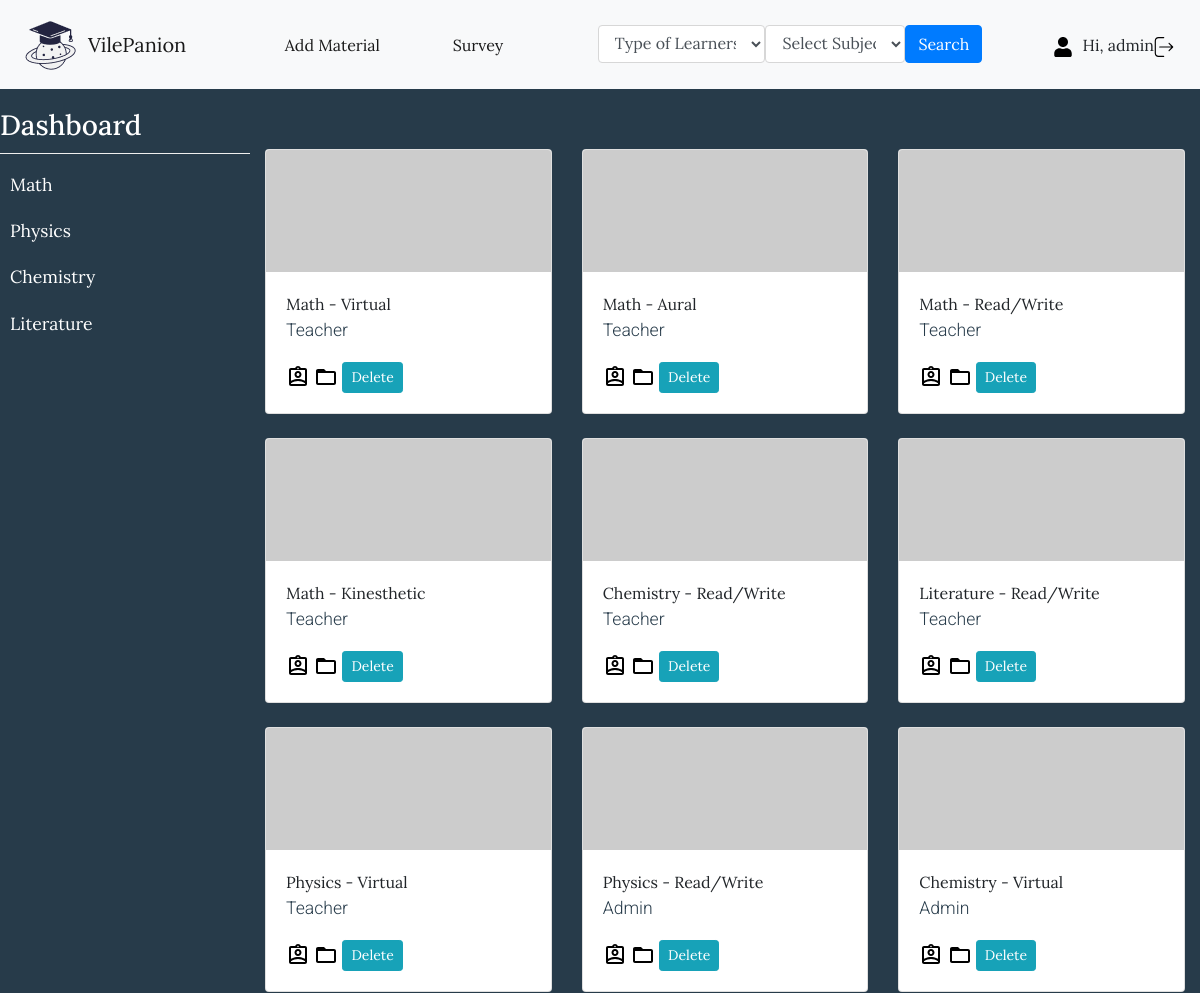
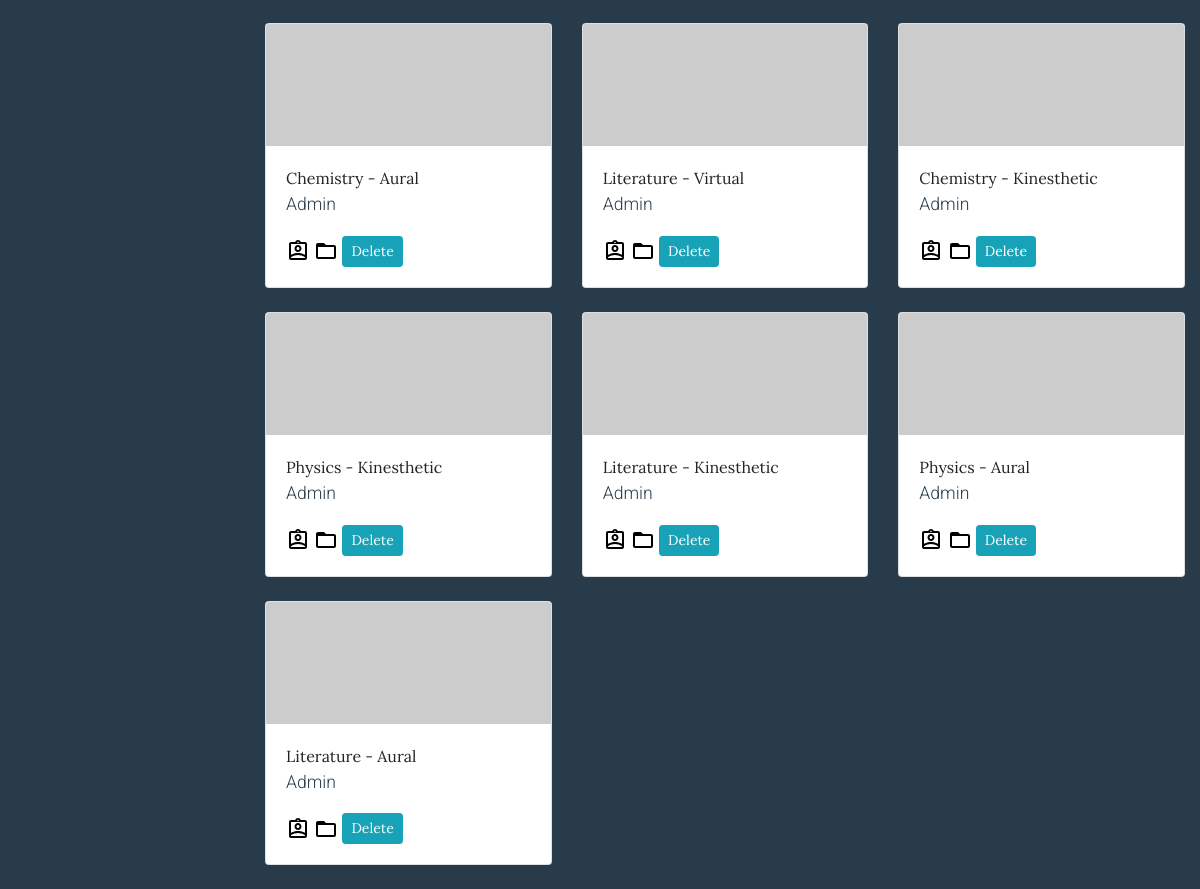
The page /dashboard.php (signed in) on the database as committed earlier (2 pictures, top to bottom).
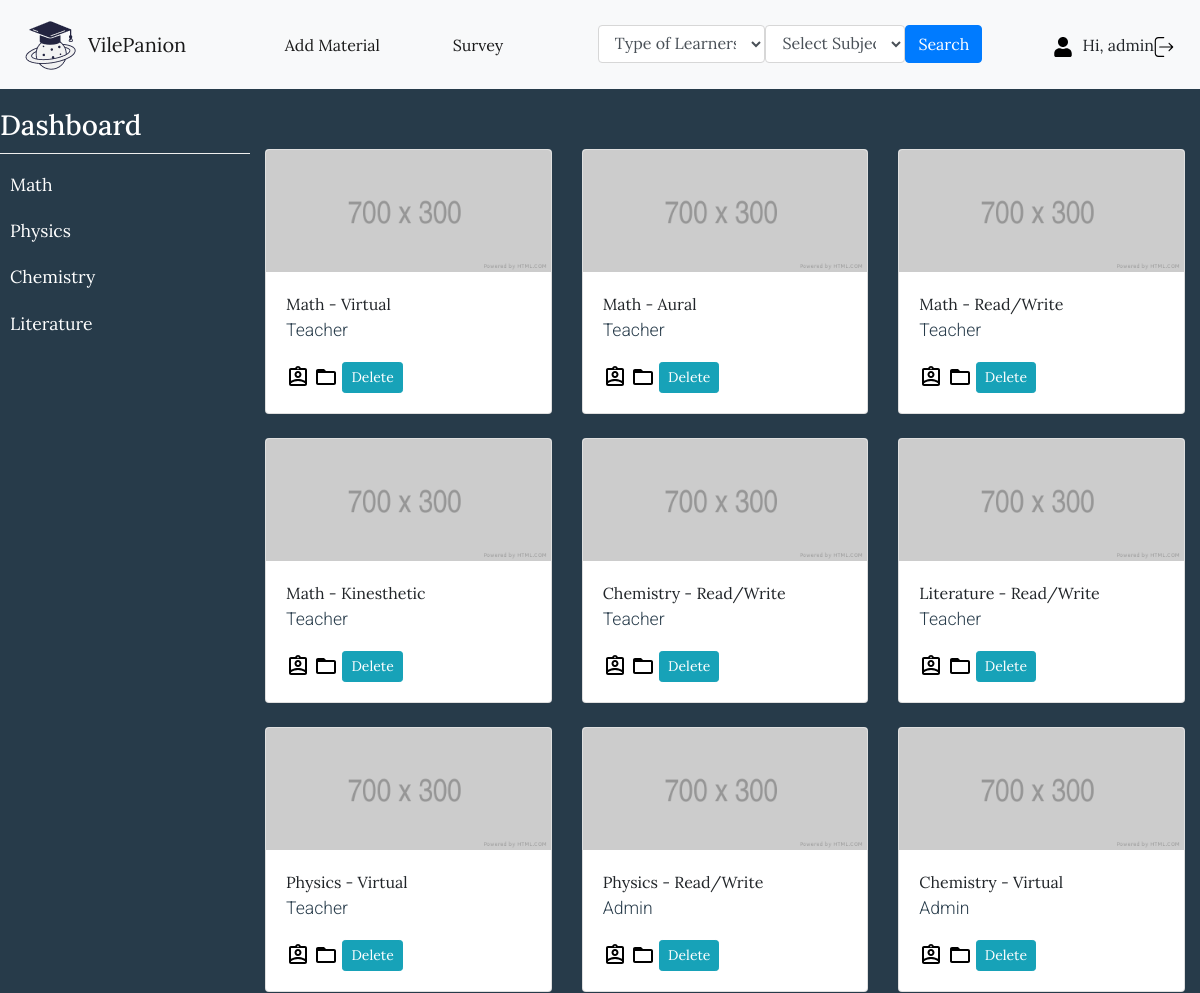
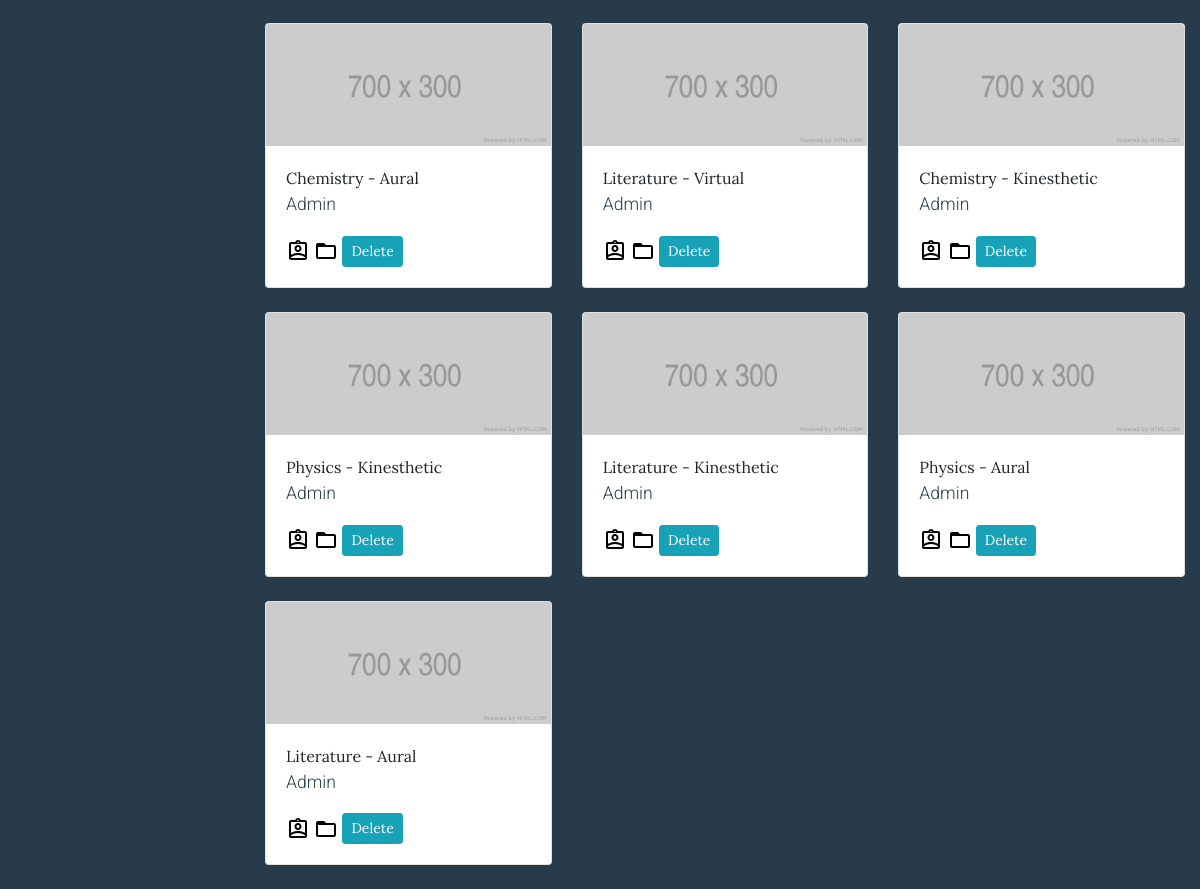
The same page on the database as committed later (2 pictures, top to bottom).
### tables this page shows
CREATE TABLE `subjects` (
  `subjectid` int(11) NOT NULL,
  `subjectname` varchar(250) NOT NULL
);

CREATE TABLE `material` (
  `subjectid` int(11) NOT NULL,
  `materialid` text DEFAULT NULL,
  `materialtype` varchar(250) DEFAULT NULL,
  `authorid` int(11) NOT NULL,
  `content` varchar(250) DEFAULT NULL
);

CREATE TABLE `account` (
  `accountid` int(11) NOT NULL,
  `username` varchar(250) DEFAULT NULL,
  `pwd` varchar(250) DEFAULT NULL,
  `name` varchar(250) DEFAULT NULL,
  `email` varchar(250) DEFAULT NULL,
  `avatar` varchar(250) DEFAULT NULL,
  `activated` int(5) DEFAULT 0
);

### dashboard.php (the view, shortened to what this page needs)
<?php
   $hidden = '';
?>
<!DOCTYPE html>
<html lang="en">
<head>
    <link rel="stylesheet" href="https://maxcdn.bootstrapcdn.com/bootstrap/4.5.2/css/bootstrap.min.css">
    <link rel="stylesheet" href="path/to/font-awesome/css/font-awesome.min.css">
    <link rel="stylesheet" href="./css/style.css">
</head>
<body>
<nav class="navbar navbar-expand-lg navbar-light bg-light">
    <img src="./img/logo.png">
    <a class="navbar-brand" href="dashboard.php">VilePanion</a>
    <div class="collapse navbar-collapse" id="collapsibleNavbar">
        <ul class="navbar-nav mx-auto">
            <li class="nav-item active col-lg-3" <?php echo $hidden ?>>
                <a class="nav-link button" data-toggle="modal" href="#addMaterialModal">Add Material</a>
            </li>
            <li class="nav-item active col-lg-3">
                <a class="nav-link button" data-toggle="modal" href="#surveyModal">Survey</a>
            </li>
            <li class="nav-item active col-lg-6">
                <form action="dashboard.php" method="post" novalidate="novalidate">
                    <div class="row">
                        <div class="col-lg-12">
                            <div class="row">
                                <div class="col-lg-6 col-md-3 col-sm-12 p-0">
                                    <select class="form-control search-slt" id="selectType" name="selectType">
                                        <option value="None">Type of Learners</option>
                                    </select>
                                </div>
                                    <div class="col-lg-5 col-md-3 col-sm-12 p-0">
                                    <select class="form-control search-slt" id="selectSubject" name="selectSubject">
                                        <option value="None">Select Subject</option>
                                    </select>
                                </div>
                                <div class="col-lg-1 col-md-3 col-sm-12 p-0">
                                    <button type="submit" name="submit" value="Search" class="btn btn-primary wrn-btn">Search</button>
                                </div>
                            </div>
                        </div>
                    </div>
                </form>
            </li>
        </ul>
        <ul class="navbar-nav ml-auto">
            <li class="nav-item active">
                <li><img src="./img/user.svg" alt="" class="icon"> </li>
                <li class="ml-auto"> Hi, <?php echo $_SESSION['user']; ?></li>
            </li>
            <li class="nav-item active">
                <a href="logout.php">
                    <img src="./img/logout.svg" alt="" class="icon">
                </a>
            </li>
        </ul>
    </div>
</nav>
<div class="wrapper">
    <nav id="sidebar">
        <ul class="list-unstyled components">
            <h3>Dashboard</h3>
            <?php
                require("connection.php");
                $sql_list = "SELECT * FROM subjects";
                $result_list = mysqli_query($conn,$sql_list);
                while ($row_list = $result_list -> fetch_assoc()){
                    $subjectid = $row_list["subjectid"];
                    $subjectname = $row_list["subjectname"];
            ?>
                <li>
                    <a href="material.php?subjectid=<?php echo $subjectid ?>"><?php echo $subjectname ?></a>
                </li>
            <?php } ?>
        </ul>
    </nav>
    <div class="container" style="margin-top: 60px">
        <div class="row">
            <?php
                if (isset($_POST['submit'])) {
                    $materialtype = htmlspecialchars($_POST['selectType']);
                    $subjectname = htmlspecialchars($_POST['selectSubject']);
                if ($materialtype && $subjectname != "None"){
                    require("connection.php");
                    $materialid = '';
                    $subjectid = '';
                    $authorid = '';
                    $content = '';
                    $activecode = $_SESSION["activecode"];
                    $user = $_SESSION["user"];
                    $sql_subjectid = "SELECT subjectid FROM subjects WHERE subjectname = '$subjectname'";
                    $result4 = mysqli_query($conn,$sql_subjectid);
                    $row4 = $result4->fetch_assoc();
                    $subjectid = $row4["subjectid"];
                    $sql_list = "SELECT * FROM material WHERE subjectid='$subjectid' AND materialtype='$materialtype'";
                    $result_list = mysqli_query($conn,$sql_list);
                    while ($row_list = $result_list -> fetch_assoc())
                    {
                        $materialid = $row_list["materialid"];
                        $subjectid = $row_list["subjectid"];
                        $content = $row_list["content"];
                        $authorid = $row_list["authorid"];
                        $sql_accountid1 = "SELECT name FROM account WHERE accountid = '$authorid'";
                        $result3 = mysqli_query($conn,$sql_accountid1);
                        $row3 = $result3->fetch_assoc();
                        $authorname = $row3["name"];
                }
            ?>
                <div class="col-lg-4 col-md-6 mb-4">
                    <div class="card">
                        <img src="<?php echo $content ?>" class="card-img-top" alt="...">
                        <div class="card-body">
                        <a href="detail_material.php?subjectid=<?php echo $subjectid ?>&materialid=<?php echo $materialid?>"><?php echo $subjectname. " - " . $materialtype ?></a>
                            <p class="card-text"><?php echo $authorname ?></p>
                            <span jsslot="" class="XuQwKc"><span class="GmuOkf"><svg focusable="false" width="24" height="24" viewBox="0 0 24 24" class=" NMm5M"><path d="M19 3h-4.18C14.4 1.84 13.3 1 12 1s-2.4.84-2.82 2H5c-1.1 0-2 .9-2 2v14c0 1.1.9 2 2 2h14c1.1 0 2-.9 2-2V5c0-1.1-.9-2-2-2zm-7.55 0c.14-.15.33-.25.55-.25s.41.1.55.25c.12.13.2.31.2.5 0 .41-.34.75-.75.75s-.75-.34-.75-.75c0-.19.08-.37.2-.5zM19 5v10.79C16.52 14.37 13.23 14 12 14s-4.52.37-7 1.79V5h14zM5 19v-.77C6.74 16.66 10.32 16 12 16s5.26.66 7 2.23V19H5z"></path><path d="M12 13c1.94 0 3.5-1.56 3.5-3.5S13.94 6 12 6 8.5 7.56 8.5 9.5 10.06 13 12 13zm0-5c.83 0 1.5.67 1.5 1.5S12.83 11 12 11s-1.5-.67-1.5-1.5S11.17 8 12 8z"></path></svg></span></span>
                            <span jsslot="" class="XuQwKc"><span class="GmuOkf"><svg focusable="false" width="24" height="24" viewBox="0 0 24 24" class=" NMm5M"><path d="M20 6h-8l-2-2H4c-1.1 0-1.99.9-1.99 2L2 18c0 1.1.9 2 2 2h16c1.1 0 2-.9 2-2V8c0-1.1-.9-2-2-2zm0 12H4V8h16v10z"></path></svg></span></span>
            <?php
                if (($_SESSION["activecode"] == 0)){
            ?>
                            <a href="delete_material.php?materialid=<?php echo $materialid ?>" class="btn btn-info btn-sm">Delete</a>
                <?php } else {
                ?>
                            <a href="delete_material.php?materialid=<?php echo $materialid ?>" class="btn btn-info btn-sm" <?php echo $hidden ?>>Delete</a>
                    <?php } ?>
                        </div>
                    </div>
                </div>
            <?php
                } }
                else {
                    require("connection.php");
                    $sql_list = "SELECT * FROM material";
                    $result_list = mysqli_query($conn,$sql_list);
                    while ($row_list = $result_list -> fetch_assoc())
                    {
                        $materialid = $row_list["materialid"];
                        $subjectid = $row_list["subjectid"];
                        $materialtype = $row_list["materialtype"];
                        $content = $row_list["content"];
                        $authorid = $row_list["authorid"];
                        $sql_accountid1 = "SELECT name FROM account WHERE accountid = '$authorid'";
                        $result3 = mysqli_query($conn,$sql_accountid1);
                        $row3 = $result3->fetch_assoc();
                        $authorname = $row3["name"];
                        $sql_subjectname = "SELECT subjectname FROM subjects WHERE subjectid = '$subjectid'";
                        $result4 = mysqli_query($conn,$sql_subjectname);
                        $row4 = $result4->fetch_assoc();
                        $subjectname = $row4["subjectname"];
            ?>
                <div class="col-lg-4 col-md-6 mb-4">
                    <div class="card">
                        <img src="<?php echo $content ?>" class="card-img-top" alt="...">
                        <div class="card-body">
                        <a href="detail_material.php?subjectid=<?php echo $subjectid ?>&materialid=<?php echo $materialid?>"><?php echo $subjectname. " - " . $materialtype ?></a>
                            <p class="card-text"><?php echo $authorname ?></p>
                            <span jsslot="" class="XuQwKc"><span class="GmuOkf"></span></span>
                            <span jsslot="" class="XuQwKc"><span class="GmuOkf"><svg focusable="false" width="24" height="24" viewBox="0 0 24 24" class=" NMm5M"><path d="M20 6h-8l-2-2H4c-1.1 0-1.99.9-1.99 2L2 18c0 1.1.9 2 2 2h16c1.1 0 2-.9 2-2V8c0-1.1-.9-2-2-2zm0 12H4V8h16v10z"></path></svg></span></span>
            <?php
                if (($_SESSION["activecode"] == 0)){
            ?>
                            <a href="delete_material.php?materialid=<?php echo $materialid ?>" class="btn btn-info btn-sm">Delete</a>
                <?php } else {
                ?>
                            <a href="delete_material.php?materialid=<?php echo $materialid ?>" class="btn btn-info btn-sm" <?php echo $hidden ?>>Delete</a>
                    <?php } ?>
                        </div>
                    </div>
                </div>
            <?php }
                }
                 ?>
        </div>
    </div>
</div>
</body>
</html>

### css/style.css (style rules this page uses)
body { font-family: 'Lora', sans-serif; background: #273B4A; }
p { font-family: 'Roboto', sans-serif; font-size: 1.1em; font-weight: 300; line-height: 1.7em; color: #273B4A; }
a, a:hover, a:focus { color: inherit; text-decoration: none; transition: all 0.3s; }
#sidebar { background: #273B4A; color: #fff; transition: all 0.3s; }
#sidebar ul.components { padding: 20px 0; border-bottom: 1px solid #273B4A; }
#sidebar ul li a { padding: 10px; font-size: 1.1em; display: block; }
.wrapper { display: flex; align-items: stretch; }
#sidebar { min-width: 250px; max-width: 250px; min-height: 100vh; }
.form-control { border-color: #d7d7d7; }
h3 { border: 0 solid #efefef; border-bottom-width: 1px; padding-bottom: 10px; }
.icon { width: 20px; height: 20px; margin: 0 10px 0 0; }

Rows that differ between the two databases and show on the page:
changed material (number 1 of 16 on the later page): content: a different picture
changed material (number 2 of 16 on the later page): content: a different picture
changed material (number 3 of 16 on the later page): content: a different picture
changed material (number 4 of 16 on the later page): content: a different picture
changed material (number 5 of 16 on the later page): content: a different picture
changed material (number 6 of 16 on the later page): content: a different picture
changed material (number 7 of 16 on the later page): content: a different picture
changed material (number 8 of 16 on the later page): content: a different picture
changed material (number 9 of 16 on the later page): content: a different picture
changed material (number 10 of 16 on the later page): content: a different picture
changed material (number 11 of 16 on the later page): content: a different picture
changed material (number 12 of 16 on the later page): content: a different picture
changed material (number 13 of 16 on the later page): content: a different picture
changed material (number 14 of 16 on the later page): content: a different picture
changed material (number 15 of 16 on the later page): content: a different picture
changed material (number 16 of 16 on the later page): content: a different picture
